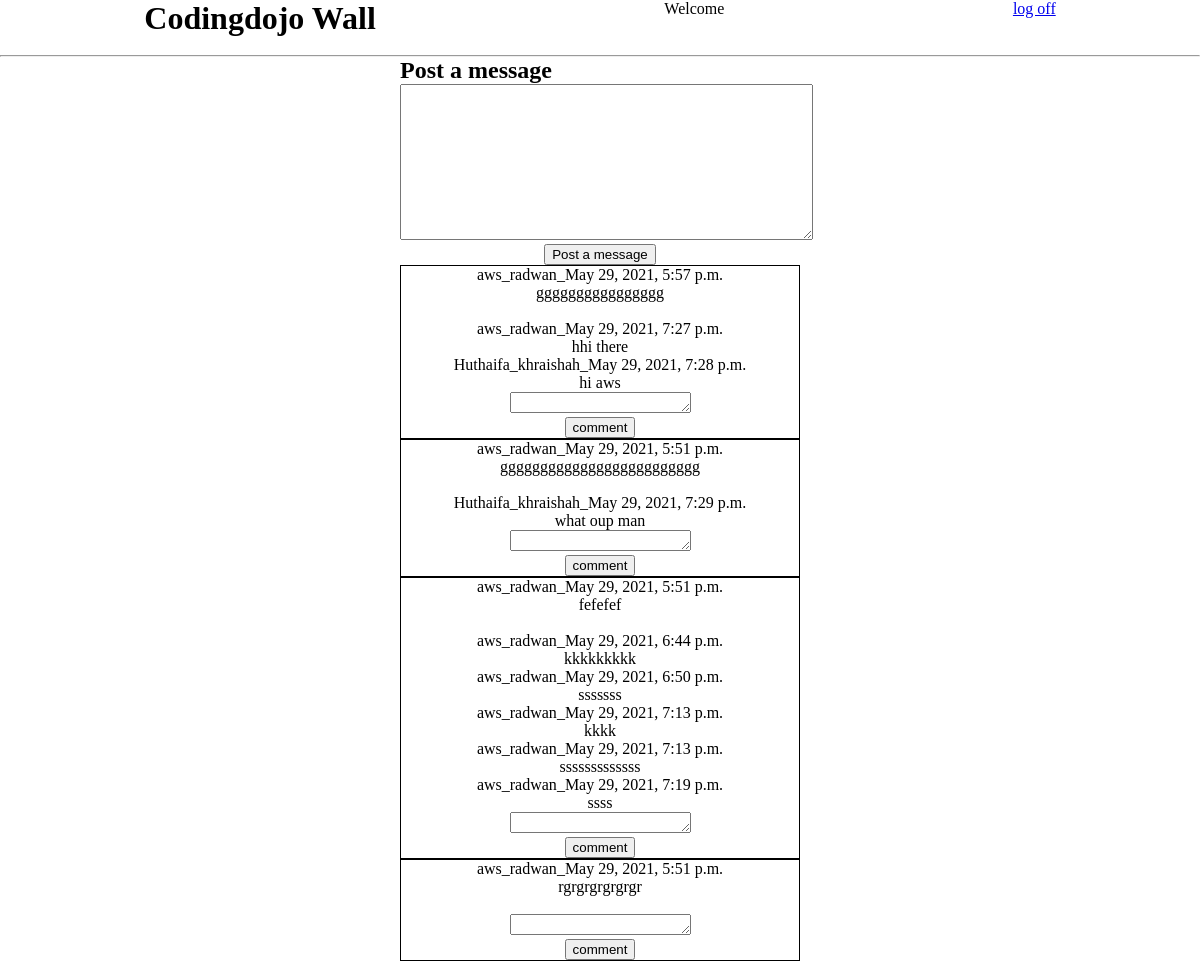
Screenshot of / (signed in) with the database file from the repository.
### myapp/models.py (models this page shows)
class Messages(models.Model):
    message = models.TextField(null=True)
    user= models.ForeignKey(Users, related_name="users1", on_delete = models.CASCADE)
    created_at = models.DateTimeField(auto_now_add=True)
    updated_at = models.DateTimeField(auto_now=True)

class Users(models.Model):
    first_name = models.CharField(max_length=45)
    last_name = models.CharField(max_length=45)
    email = models.CharField(max_length=255)
    password = models.CharField(max_length=45)
    created_at = models.DateTimeField(auto_now_add=True)
    updated_at = models.DateTimeField(auto_now=True)

class Comments(models.Model):
    comment = models.TextField(null=True)
    user= models.ForeignKey(Users, related_name="users2", on_delete = models.CASCADE)
    message= models.ForeignKey(Messages, related_name="messages", on_delete = models.CASCADE)
    created_at = models.DateTimeField(auto_now_add=True)
    updated_at = models.DateTimeField(auto_now=True)

### myapp/views.py (the view)
# urls.py: path('', views.index),
def index(request):
    if "user" in request.session:
        context={
                    "messages":Messages.objects.all().order_by("-created_at"),
                    "comments":Comments.objects.all().order_by("-created_at"),
                }
        return render(request,"post.html",context)
    else:
        return render(request,"log-reg.html")

### myapp/templates/post.html (shortened to what this page needs)
<!DOCTYPE html>
<html lang="en">
<head>
</head>
<body>
    <header>
        <h1>Codingdojo Wall </h1>
        <p>Welcome {{request.session.user.first_name}}</p>
        <a href="/logout">log off</a>
    </header><br>
    <hr>
    <main>
        <h2>Post a message</h2>
        <form action="/posting" method="POST">
            <textarea name="postM" cols="49" rows="10"></textarea><br>
            <input type="submit" value="Post a message">
        </form>
        {% for i in messages %}
        <div class="block">
            <p>{{i.user.first_name}}_{{i.user.last_name}}_{{i.created_at}}</p>
            <p>{{i.message}}</p><br>
            {% for comment in i.messages.all %}
            <p>{{comment.user.first_name}}_{{comment.user.last_name}}_{{comment.created_at}}</p>
            <p>{{comment.comment}}</p>
            {% endfor %}
            <form action="/wall/{{i.id}}" method="POST">
                <textarea name="postC" cols="20" rows="1"></textarea><br>
                <input type="submit" value="comment">
            </form>
        </div>
        {% endfor %}
    </main>
</body>
</html>

### myapp/templates/post.html (style rules this page uses)
* { margin: 0 auto; text-align: center; }
header { display: flex; }
.block { border: 1px solid black; }
main { width: 400px; }
h2 { text-align: left; }

### rows the page displays
Messages: user.first_name "aws", user.last_name "radwan", created_at "May 29, 2021, 5:57 p.m.", message "gggggggggggggggg"
Comments: user.first_name "aws", user.last_name "radwan", created_at "May 29, 2021, 7:27 p.m.", comment "hhi there"
Comments: user.first_name "Huthaifa", user.last_name "khraishah", created_at "May 29, 2021, 7:28 p.m.", comment "hi aws"
Messages: user.first_name "aws", user.last_name "radwan", created_at "May 29, 2021, 5:51 p.m.", message "ggggggggggggggggggggggggg"
Comments: user.first_name "Huthaifa", user.last_name "khraishah", created_at "May 29, 2021, 7:29 p.m.", comment "what oup man"
Messages: user.first_name "aws", user.last_name "radwan", created_at "May 29, 2021, 5:51 p.m.", message "fefefef"
Comments: user.first_name "aws", user.last_name "radwan", created_at "May 29, 2021, 6:44 p.m.", comment "kkkkkkkkk"
Comments: user.first_name "aws", user.last_name "radwan", created_at "May 29, 2021, 6:50 p.m.", comment "sssssss"
Comments: user.first_name "aws", user.last_name "radwan", created_at "May 29, 2021, 7:13 p.m.", comment "kkkk"
Comments: user.first_name "aws", user.last_name "radwan", created_at "May 29, 2021, 7:13 p.m.", comment "sssssssssssss"
Comments: user.first_name "aws", user.last_name "radwan", created_at "May 29, 2021, 7:19 p.m.", comment "ssss"
Messages: user.first_name "aws", user.last_name "radwan", created_at "May 29, 2021, 5:51 p.m.", message "rgrgrgrgrgrgr"
